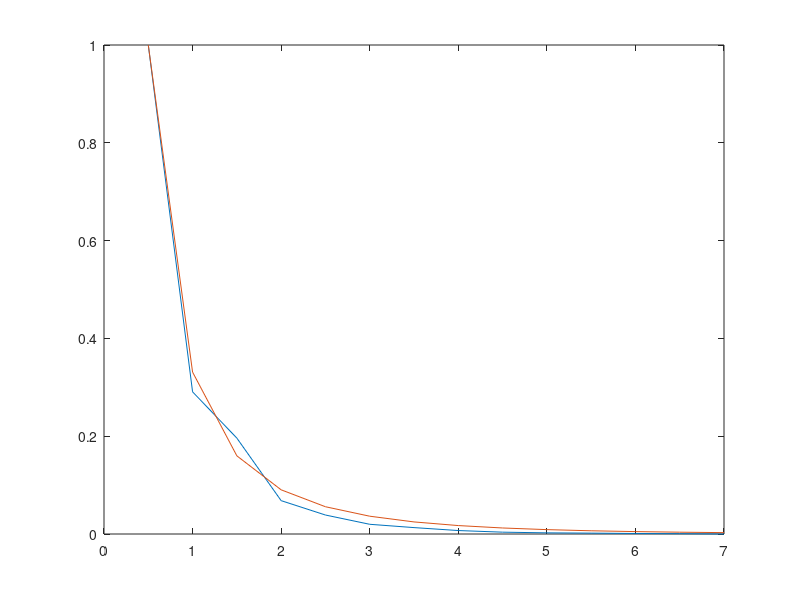

This figure's MATLAB source:

% exlattest2.m

% lattice gas simulation, of excitons in a "swelled" (swollen?) nanoparticle or polymer chain in solution

% this version assumes a hopping rate based on the exciton diffusion constant

% TEST VERSION -- PLACES EXCITONS AT DEAD CENTER

% JDM March 2014

% note: for LD=10, dx=0.5, running calculation gives Nhist that is proportional to besselk(0,xhist/10)./xhist , which is what is expected. There is some "noise", likely due to the large grid spacing and/or some poisson noise.
% Nhist is the histogram of excitons. Jhist has the Jacobian factor. Thus to plot Nhist, you need to divide it by Jhist: 
% plot(xhist,Nhist./Jhist,xhist,10*besselk(0,xhist/10)./xhist), and adjust the factor in front of the besselk until it fits.

% simulation parameters -- in later versions these will be specified in a control script instead
dx = 0.5 ; % lattice spacing, nm
ld = 3 ; % exciton diffusion length, nm
tau = 3000; % lifetime, in solution
dt = 10; % time step
%diaghop=0; % allow diagonal "hop" motion? (probability should be less). NOT IMPLEMENTED YET
cubesz=40; % 40 nm cube
fillfrac=1; % chromophore filling fraction (1.0 = all sites filled)
R0=0.1; % forster radius
numq=0; % number of quenchers 
numex=10000; % number of excitons (not sure this is enough)

% derived parameters
D1D = ld^2/6/tau; % 1D exciton diffusion constant 
%phop=0.1; % need to replace with proper expression
% for random-walk with a hopping probability, sigma^2 = p (t/dt) dx^2 = 2 D t (for 1D),
% therefore phop = 2 D dt / dx^2
phop=2*D1D*dt/dx/dx;
phopdiag=phop/2; % by geometry, diagonal hops are less probable (not implemented)
fprintf(1,'hopping probability: %.3g per timestep\n',phop);
fprintf(1,'make sure it is neither too small nor too large: 1-10%% is probably OK\n');

% make new random seed using system clock
rand('state',sum(100*clock));

% make cubic matrix representing which sites are occupied by chromophores
gridpoints=round(cubesz/dx); % number of grid points along each coordinate axis

% occupy sites at random. But in future could use a self-avoiding random walk, etc.
cmat=rand([gridpoints gridpoints gridpoints])<fillfrac;

% **TESTING** put some extra chromophores in small cube around dead center, so excitons have a reasonable chance of escaping. Also, this avoids the case where we place all excitons at dead center, and there is no chromophore there
gp=round(gridpoints/2);
cmat(gp+[-1 0 1],gp+[-1 0 1],gp+[-1 0 1])=1; % comment this for quenching calculations

% make XX,YY,ZZ meshgrid for cubic particle
x=(1:gridpoints)*dx;
[XX,YY,ZZ]=meshgrid(x,x,x);

% make quenchers--for now make them random numbers not on site and not on chromophore. It shouldn't
% make much difference for the random lattice gas model. But for other systems (random coil, etc)
% we will need to change it.
if numq>0
  qposx=dx+rand([1 numq])*(gridpoints-1)*dx; % need to be careful of off-by-one errors here, since we need to make sure the quenchers overlap with where the chromophores are.
  qposy=dx+rand([1 numq])*(gridpoints-1)*dx; 
  qposz=dx+rand([1 numq])*(gridpoints-1)*dx; 
end

% for testing: put a single quencher at dead center
%qposx=cubesz/2; qposy=qposx; qposz=qposx; disp('*** TESTING w/ 1 QUENCHER AT DEAD CENTER ***');

% exciton indices, exi, exj, exk, random number from 1 to gridpoints
exi=zeros([1 numex]);
exj=exi;
exk=exi;
for idx=1:numex,
  goodpos=0;
  while goodpos==0
    tryi=1+floor(rand(1)*gridpoints);
    tryj=1+floor(rand(1)*gridpoints);
    tryk=1+floor(rand(1)*gridpoints);
    if cmat(tryi,tryj,tryk), % check to see if chromophore exists at that point
      exi(idx)=tryi;
      exj(idx)=tryj;
      exk(idx)=tryk;
      goodpos=1;
    end
  end
end        

%% TESTING -- PUT ALL EXCITONS IN THE MIDDLE
disp('TESTING--ALL EXCITONS IN CENTER')
gp=round(gridpoints/2); exi(:)=gp; exj(:)=gp; exk(:)=gp;

% record initial positions (needed for debugging, and twinkling analysis)
exini=exi;
exinj=exj;
exink=exk;


% prepare for main loop
nsteps=round(6*tau/dt);
expop=zeros([1 nsteps]); % store exciton population here
exstate=ones([1 numex]); % exciton state=1 for alive exciton, =0 for decayed
t=(1:nsteps)*dt;
pdec=1-exp(-(dt/tau)); %probability of decay by rad/nonrad transition during 1 timestep
net=0; % number of excitons that have undergone energy xfer
ndec=0; % number of excitons that have decayed by rad or nrad relaxation
etidxstore=[]; % store the indices of the excitons that undergo ET
decidxstore=[]; % store the indices of the excitons that undergo regular rad/nonrad decay

for tidx=1:nsteps, % loop over time steps
  % first find which have decayed by fluorescence and non-radiative recomb,
  % also taking into account which excitons have already decayed.
  exdecayed=exstate.*(rand([1 numex])<pdec);
  % update state (1=alive, 0=dead)
  exstate=exstate-exdecayed;
  decidxstore=[decidxstore find(exdecayed)]; % store indices of excitons that decayed
  ndec=ndec+sum(exdecayed); % update number of excitons that have undergone decay
    
  % calculate ET rate for each exciton (to each quencher)
  ket=zeros([1 numex]); % zero out because some excitons have decayed
  if numq>0 % only do energy xfer calculation if there are quenchers/dyes
    for eidx=1:numex % TODO: in optimized version, will only loop over live excitons and eliminate "if" statement below
      ktot=0; % total energy transfer rate for this exciton
      if exstate(eidx) % only do calculation if exciton still alive, to save computation time
        %for qidx=1:numq % might try to vectorize this, later
        %Rsq=(dx*exi(eidx)-qposx(qidx))^2 + (dx*exj(eidx)-qposy(qidx))^2 + (dx*exk(eidx)-qposz(qidx))^2;
        %ktot=ktot+(1/tau)*R0^6/Rsq/Rsq/Rsq; % decay rate from FRET theory
        %end
        % here is vectorized version
        Rsq=(dx*exi(eidx)-qposx).^2 + (dx*exj(eidx)-qposy).^2 + (dx*exk(eidx)-qposz).^2;
        ket(eidx)=sum((1/tau)*R0^6./(Rsq.*Rsq.*Rsq));
        %ket(eidx)=ktot; % the total energy transfer rate for this exciton
      end
    end
  
    % now determine which excitons decay via energy transfer
    pet=1-exp(-dt*ket); % probability of ET
    exdecayed=rand([1 numex])<pet; % don't need to multiply by exstate, because pet is zero for those
    exstate=exstate-exdecayed;
    etidxstore=[etidxstore find(exdecayed)]; % store indices of excitons that did ET
    net=net+sum(exdecayed); % update number of excitons that have undergone ET
  end
  
  % update population
  expop(tidx)=sum(exstate);
  
  
  % now allow excitons to hop, but only if there is a chromophore there and it is live
  % first for x axis
  chkstep = rand([1 numex])<phop;
  chkstep = chkstep.*exstate; % check if alive
  
  trymove=floor(rand([1 numex])*2)*2-1; % this gives +1, -1 w/ 50-50 probability
  trymove=trymove.*chkstep; % only alive excitons with enough probability can move
  
  % check to see if there is a chromophore there (should try to vectorize this)
  for midx=find(trymove ~=0), % only iterate over actual moves   
    % test to make sure not out of bounds
    if ((trymove(midx)+exi(midx))>0) && ((trymove(midx)+exi(midx))<gridpoints+1)
      if cmat(trymove(midx)+exi(midx),exj(midx),exk(midx))==1,
        exi(midx)=exi(midx)+trymove(midx);
      end
    end
  end
  
  % next, y axis
  chkstep = rand([1 numex])<phop;
  chkstep = chkstep.*exstate; % check if alive
  
  trymove=floor(rand([1 numex])*2)*2-1; % this gives +1, -1 w/ 50-50 probability
  trymove=trymove.*chkstep; % only alive excitons with enough probability can move
  
  % check to see if there is a chromophore there (should try to vectorize this)
  for midx=find(trymove ~=0), % only iterate over actual moves
    % test to make sure not out of bounds
    if ((trymove(midx)+exj(midx))>0) && ((trymove(midx)+exj(midx))<gridpoints+1)
      if cmat(exi(midx),trymove(midx)+exj(midx),exk(midx))==1,
        exj(midx)=exj(midx)+trymove(midx);
      end
    end
  end
  
  % finally, z axis
  chkstep = rand([1 numex])<phop;
  chkstep = chkstep.*exstate; % check if alive
  
  trymove=floor(rand([1 numex])*2)*2-1; % this gives +1, -1 w/ 50-50 probability
  trymove=trymove.*chkstep; % only alive excitons with enough probability can move
  
  % check to see if there is a chromophore there (should try to vectorize this)
  for midx=find(trymove ~=0), % only iterate over actual moves
    if ((trymove(midx)+exk(midx))>0) && ((trymove(midx)+exk(midx))<gridpoints+1)
      if cmat(exi(midx),exj(midx),trymove(midx)+exk(midx))==1,
        exk(midx)=exk(midx)+trymove(midx);
      end
    end
  end
  
end

qe=net/numex;

tauave=sum(t.*expop)/sum(expop);
fprintf('System parameters: %i quenchers, LD=%3g nm, R0=%3g nm, tau=%3g ps, cube size=%3g nm, fill=%4g\n', numq, ld, R0, tau, cubesz,fillfrac);
fprintf('sim parameters: dt=%3g ps, dx=%3g nm\n',dt,dx);
fprintf('predicted occupied volume: %.4g nm^3\n',fillfrac*cubesz^3);
fprintf('actual occupied volume: %.4g nm^3\n',sum(sum(sum(cmat)))*dx^3);
fprintf('average/expected number of occupied sites: %i\n',round(fillfrac*gridpoints^3));
fprintf('actual number of of occupied sites: %i\n',sum(sum(sum(cmat))));
fprintf('Results: QE=%4g, tauave=%4g\n',qe,tauave);

% plot(t,expop)

% make list of exciton positions for later analysis (convert etidxstore, decidxstore into positions) 
% this is used by pltrdist.

%etposstore=zeros([3 length(etidxstore)]);

%etposstore(1,:)=exi(etidxstore)*dx;
%etposstore(2,:)=exj(etidxstore)*dx;
%etposstore(3,:)=exk(etidxstore)*dx;

decposstore=zeros([3 length(decidxstore)]);

decposstore(1,:)=exi(decidxstore)*dx;
decposstore(2,:)=exj(decidxstore)*dx;
decposstore(3,:)=exk(decidxstore)*dx;


% next, convert each XYZ position into an R value
allpos=decposstore;
allR=sqrt( (allpos(1,:)-gp*dx).^2 + (allpos(2,:)-gp*dx).^2 + (allpos(3,:)-gp*dx).^2 );

% then histogram it. (might need a special homemade histogramming function)
r=0:.5:7;
Nhist=histc(allR,r);

% then calculate normalization factors, i.e., volume factor (see notes).
cubeR=sqrt( (XX-gp*dx).^2 + (YY-gp*dx).^2 + (ZZ-gp*dx).^2 );
cubeR=cubeR(:); % reshape into vector--will histogram them, so order doesn't matter
Jhist=hist(cubeR,r);

save test2results.mat

% calculate mean square displacement, averaged over all axes
msdx=mean((allpos(1,:)-gp*dx).^2)
msdy=mean((allpos(2,:)-gp*dx).^2)
msdz=mean((allpos(3,:)-gp*dx).^2)

fprintf('ave mean square displacement per axis: %.4f nm^2\n',(msdx+msdy+msdz)/3);

% plot versus Bessel function
Nnorm=Nhist./Jhist;
Nnorm=Nnorm(2:end); % throw out first point (due to besselk undefeined at R=0).
r=r(2:end);         % "
bess=besselk(0,r/ld)./r; % proper form for diffusion with decay, 3D
Nnorm=Nnorm/Nnorm(1);
bess=bess/bess(1);

plot(r,Nnorm,r,bess)